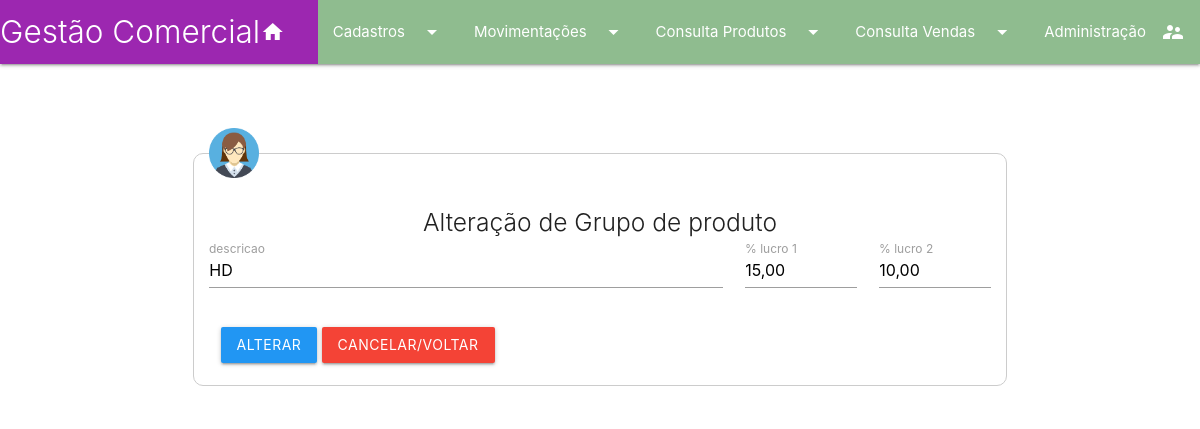
The page /editarGrupo.php?id=3 on the database its author committed.
### tables this page shows
CREATE TABLE `tb_grupos` (
  `id` int(11) NOT NULL,
  `DESCRICAO` varchar(34) DEFAULT NULL,
  `INDLUCRO1` double DEFAULT NULL,
  `INDLUCRO2` double DEFAULT NULL,
  `Operador` varchar(10) DEFAULT NULL,
  `Datatual` datetime DEFAULT NULL
);

### public/editarGrupo.php (the view, shortened to what this page needs)
<?php
include_once '../includes/header.inc.php';
include_once '../includes/menu.inc.php';
?>
<?php
include_once('../banco_de_dados/conexao.php');
$id = filter_input(INPUT_GET, 'id', FILTER_SANITIZE_NUMBER_INT);
$querySelect = $link->query("select id,descricao,indlucro1,indlucro2 from tb_grupos where id='$id'");
while ($registros = $querySelect->fetch_assoc()) :
    $descricao  = $registros['descricao'];
    $indlucro1 = $registros['indlucro1'];
    $indlucro2 = $registros['indlucro2'];
endwhile;
?>
<div class="row container">
    <form action="../banco_de_dados/updateGrupo.php" id="formEditarGrupo" method="post" class="col s12">
        <fieldset class="formulario" style="padding: 15px">
            <legend><img src="imagens/avatar-1.png" width="50"></legend>
            <h5 class="light center">Alteração de Grupo de produto</h5>
            <div class="row">
                <div class="input-field col s8">
                    <input type="text" name="descricao" id="descricao" value="<?php echo $descricao ?>" maxlength="30" required="" autofocus>
                    <label for="descricao">descricao</label>
                </div>
                <div class="input-field col s2">
                    <input type="text" name="indlucro1"
                        id="indlucro1" value="<?php echo number_format($indlucro1, 2, ',', '.'); ?>"
                        onblur="javascript:this.value=formataValor(this.value);">
                    <label for="indlucro1">% lucro 1</label>
                </div>
                <div class="input-field col s2">
                    <input type="text" name="indlucro2"
                        id="indlucro2" value="<?php echo number_format($indlucro2, 2, ',', '.'); ?>"
                        onblur="javascript:this.value=formataValor(this.value);">
                    <label for="indlucro2">% lucro 2</label>
                </div>
            </div>
            <div class="input-field col s12">
                <input type="submit" value="Alterar" class="btn blue">
                <a href="lista_grupos.php" class="btn red">Cancelar/Voltar</a>
            </div>
        </fieldset>
    </form>
</div>
<?php include_once('../includes/footer.inc.php') ?>

### libs/infosis.css (style rules this page uses)
.input-field { margin-top: 0.5rem; margin-bottom: 0.5rem; }
.input-field input[type="text"], .input-field input[type="password"], .input-field input[type="email"], .input-field input[type="number"], .input-field textarea.materialize-textarea { margin-bottom: 4px; height: 2.2rem; }

### rows shown on the page
tb_grupos: descricao "HD", indlucro1 "15,00", indlucro2 "10,00"
